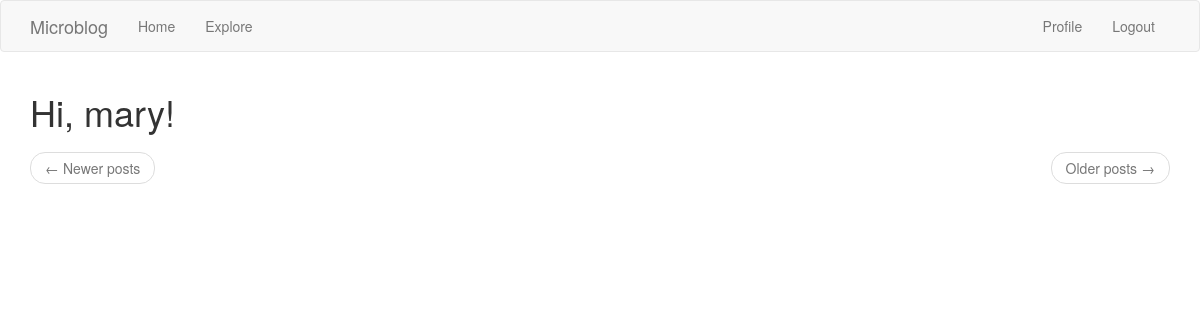
The page /explore (signed in) on the database as committed earlier.
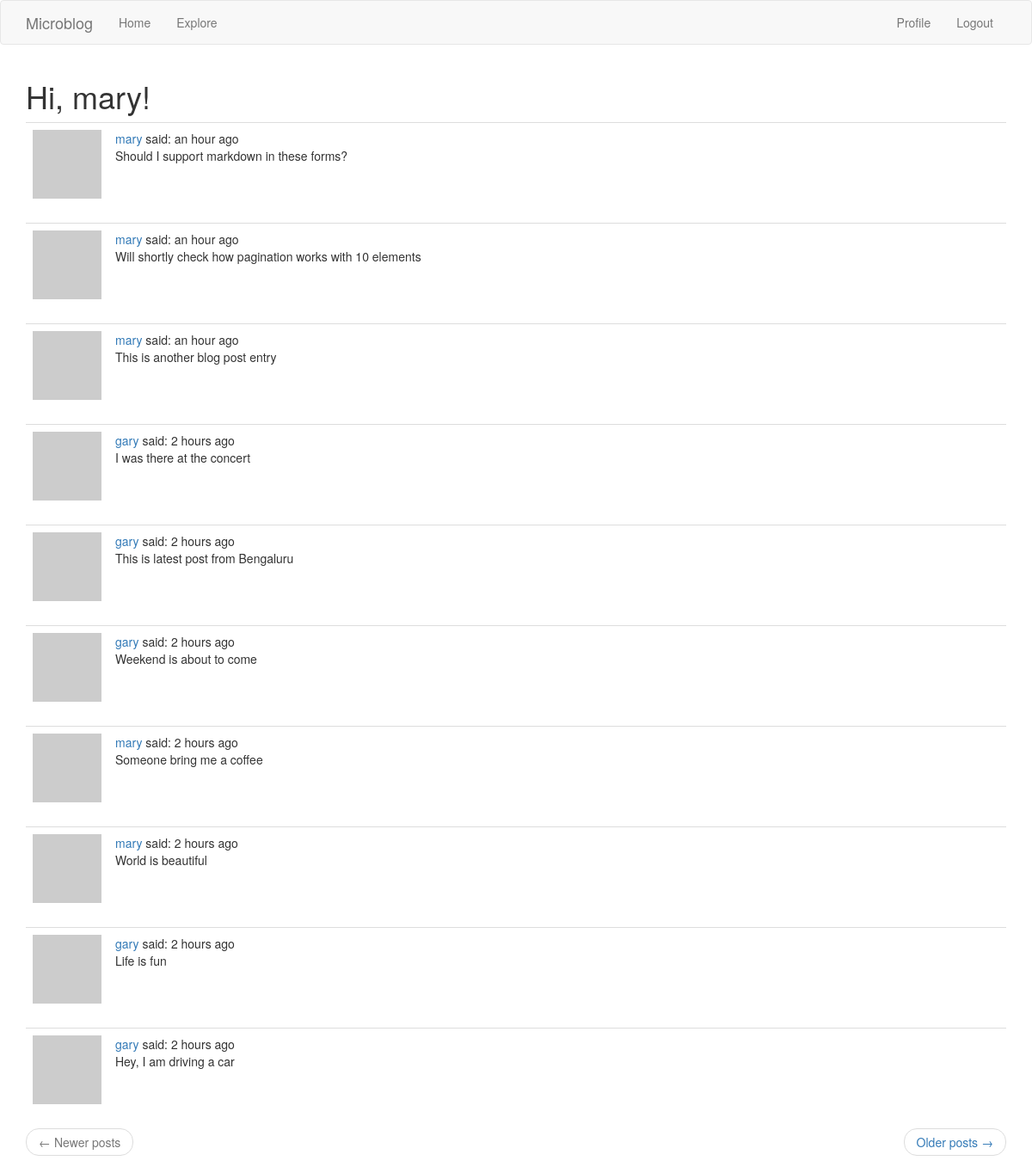
The same page on the database as committed later.
### mblog/models.py (models this page shows, shortened)
class Post(db.Model):
    id = db.Column(db.Integer, primary_key=True)
    body = db.Column(db.String(1024))
    timestamp = db.Column(db.DateTime, index=True, default=datetime.utcnow)
    user_id = db.Column(db.Integer, db.ForeignKey('user.id'))

class User(UserMixin, db.Model):
    id = db.Column(db.Integer, primary_key=True)
    user_name = db.Column(db.String(64), index=True, unique=True)
    email_id = db.Column(db.String(256), index=True, unique=True)
    password_hash = db.Column(db.String(128))
    posts = db.relationship('Post', backref='author', lazy='dynamic')
    about_me = db.Column(db.String(256))
    last_seen = db.Column(db.DateTime, default=datetime.utcnow)
    followed = db.relationship(
            'User', secondary=followers,
            primaryjoin=(followers.c.follower_id == id),
            secondaryjoin=(followers.c.followed_id == id),
            backref=db.backref('followers', lazy='dynamic'), lazy='dynamic')
    def avatar(self, size):
        digest = md5(self.email_id.lower().encode('utf-8')).hexdigest()
        return 'https://www.gravatar.com/avatar/{}?d=identicon&s={}'.format(
            digest, size)

### mblog/routes.py (the view)
@app.route('/explore')
@login_required
def explore():
    page = request.args.get('page', 1, int)
    posts = Post.query.order_by(Post.timestamp.desc()).paginate(page, app.config['POSTS_PER_PAGE'], False)
    next_url = url_for('explore', page=posts.next_num) if posts.has_next else None
    prev_url = url_for('explore', page=posts.prev_num) if posts.has_prev else None
    return render_template('index.html', title='Explore', posts=posts.items,
                            next_url=next_url, prev_url=prev_url)

### mblog/models.py (called while the page is built)
@login.user_loader
def load_user(id):
    return User.query.get(int(id))

### mblog/routes.py (called while the page is built)
@app.before_request
def before_request():
    if current_user.is_authenticated:
        current_user.last_seen = datetime.utcnow()
        db.session.commit()

### mblog/templates/index.html (shortened to what this page needs)
{% extends "base.html" %}
{% import 'bootstrap/wtf.html' as wtf %}
{% block app_content %}
    <h1>Hi, {{ current_user.user_name }}!</h1>
    {% for post in posts %}
        {% include '_post.html' %}
    {% endfor %}
    <nav aria-label="...">
        <ul class="pager">
            <li class="previous{% if not prev_url %} disabled{% endif %}">
                <a href="{{ prev_url or '#' }}">
                    <span aria-hidden="true">&larr;</span> Newer posts
                </a>
            </li>
            <li class="next{% if not next_url %} disabled{% endif %}">
                <a href="{{ next_url or '#' }}">
                    Older posts <span aria-hidden="true">&rarr;</span>
                </a>
            </li>
        </ul>
    </nav>
{% endblock %}

### mblog/templates/_post.html
<table class="table table-hover">
    <tr>
        <td width="70px">
            <a href="{{ url_for('user', username=post.author.user_name) }}">
                <img src="{{ post.author.avatar(70) }}" />
            </a>
        </td>
        <td>
            <a href="{{ url_for('user', username=post.author.user_name) }}">
                {{ post.author.user_name }}
            </a>
            said: {{ moment(post.timestamp).fromNow() }}
            <br>
            {{ post.body }}
        </td>
    </tr>
</table>

Rows that differ between the two databases and show on the page:
added Post: author.user_name "mary", timestamp "an hour ago", body "Should I support markdown in these forms?"
added Post: author.user_name "mary", timestamp "an hour ago", body "Will shortly check how pagination works with 10 elements"
added Post: author.user_name "mary", timestamp "an hour ago", body "This is another blog post entry"
added Post: author.user_name "gary", timestamp "2 hours ago", body "I was there at the concert"
added Post: author.user_name "gary", timestamp "2 hours ago", body "This is latest post from Bengaluru"
added Post: author.user_name "gary", timestamp "2 hours ago", body "Weekend is about to come"
added Post: author.user_name "mary", timestamp "2 hours ago", body "Someone bring me a coffee"
added Post: author.user_name "mary", timestamp "2 hours ago", body "World is beautiful"
added Post: author.user_name "gary", timestamp "2 hours ago", body "Life is fun"
added Post: author.user_name "gary", timestamp "2 hours ago", body "Hey, I am driving a car"
